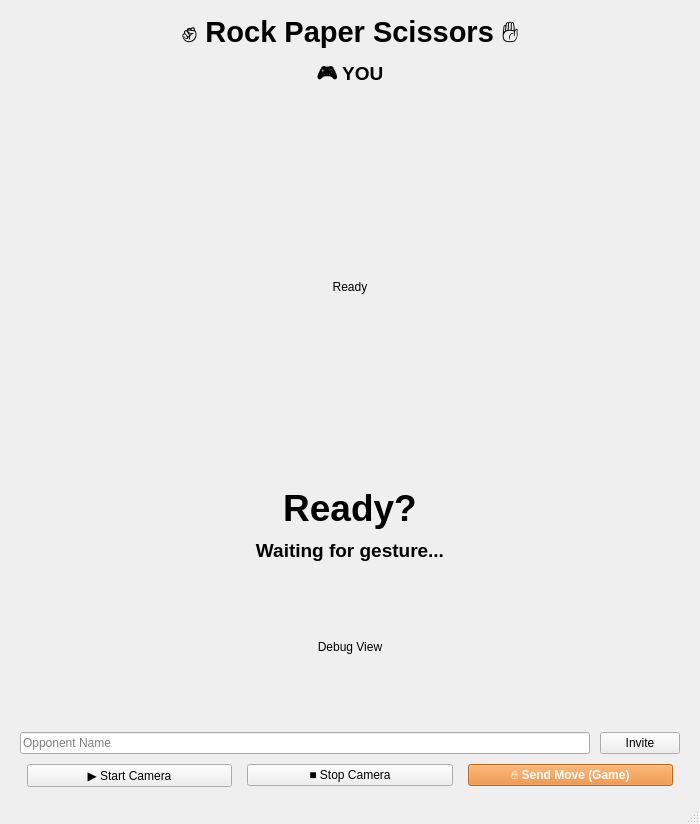
<?xml version="1.0" encoding="UTF-8"?>
<ui version="4.0">
 <class>MainWindow</class>
 <widget class="QMainWindow" name="MainWindow">
  <property name="geometry">
   <rect>
    <x>0</x>
    <y>0</y>
    <width>700</width>
    <height>650</height>
   </rect>
  </property>
  <property name="windowTitle">
   <string>Rock Paper Scissors</string>
  </property>
  <widget class="QWidget" name="centralwidget">
   <layout class="QVBoxLayout" name="mainLayout">
    <property name="leftMargin">
     <number>20</number>
    </property>
    <property name="topMargin">
     <number>15</number>
    </property>
    <property name="rightMargin">
     <number>20</number>
    </property>
    <property name="bottomMargin">
     <number>15</number>
    </property>
    <property name="spacing">
     <number>10</number>
    </property>
    <!-- Title -->
    <item>
     <widget class="QLabel" name="label_title">
      <property name="text">
       <string>✊ Rock Paper Scissors ✋</string>
      </property>
      <property name="alignment">
       <set>Qt::AlignCenter</set>
      </property>
      <property name="font">
       <font>
        <pointsize>22</pointsize>
        <bold>true</bold>
       </font>
      </property>
     </widget>
    </item>
    <!-- Player Camera Section -->
    <item>
     <layout class="QVBoxLayout" name="playerCol">
      <property name="spacing">
       <number>5</number>
      </property>
      <item>
       <widget class="QLabel" name="label_player_title">
        <property name="text">
         <string>🎮 YOU</string>
        </property>
        <property name="alignment">
         <set>Qt::AlignCenter</set>
        </property>
        <property name="font">
         <font>
          <pointsize>14</pointsize>
          <bold>true</bold>
         </font>
        </property>
       </widget>
      </item>
      <item>
       <widget class="QLabel" name="label_camera">
        <property name="minimumSize">
         <size>
          <width>450</width>
          <height>380</height>
         </size>
        </property>
        <property name="text">
         <string>Ready</string>
        </property>
        <property name="alignment">
         <set>Qt::AlignCenter</set>
        </property>
        <property name="scaledContents">
         <bool>false</bool>
        </property>
       </widget>
      </item>
     </layout>
    </item>
    <!-- Result Label -->
    <item>
     <widget class="QLabel" name="label_result">
      <property name="text">
       <string>Ready?</string>
      </property>
      <property name="alignment">
       <set>Qt::AlignCenter</set>
      </property>
      <property name="font">
       <font>
        <pointsize>28</pointsize>
        <bold>true</bold>
       </font>
      </property>
     </widget>
    </item>
    <!-- Gesture Label -->
    <item>
     <widget class="QLabel" name="label_fingers">
      <property name="text">
       <string>Waiting for gesture...</string>
      </property>
      <property name="alignment">
       <set>Qt::AlignCenter</set>
      </property>
      <property name="font">
       <font>
        <pointsize>14</pointsize>
        <bold>true</bold>
       </font>
      </property>
     </widget>
    </item>
    <!-- Debug Label (hidden by default in code) -->
    <item>
     <widget class="QLabel" name="label_debug">
      <property name="minimumSize">
       <size>
        <width>200</width>
        <height>150</height>
       </size>
      </property>
      <property name="text">
       <string>Debug View</string>
      </property>
      <property name="alignment">
       <set>Qt::AlignCenter</set>
      </property>
     </widget>
    </item>
    <!-- Invite Section -->
    <item>
     <layout class="QHBoxLayout" name="inviteLayout">
      <property name="spacing">
       <number>10</number>
      </property>
      <item>
       <widget class="QLineEdit" name="txtOpponent">
        <property name="placeholderText">
         <string>Opponent Name</string>
        </property>
       </widget>
      </item>
      <item>
       <widget class="QPushButton" name="btnInvite">
        <property name="text">
         <string>Invite</string>
        </property>
        <property name="cursor">
         <cursorShape>PointingHandCursor</cursorShape>
        </property>
       </widget>
      </item>
     </layout>
    </item>
    <!-- Button Row -->
    <item>
     <layout class="QHBoxLayout" name="buttonRow">
      <property name="spacing">
       <number>15</number>
      </property>
      <item>
       <spacer name="btnSpacerLeft">
        <property name="orientation">
         <enum>Qt::Horizontal</enum>
        </property>
       </spacer>
      </item>
      <item>
       <widget class="QPushButton" name="btn_start">
        <property name="text">
         <string>▶ Start Camera</string>
        </property>
        <property name="cursor">
         <cursorShape>PointingHandCursor</cursorShape>
        </property>
       </widget>
      </item>
      <item>
       <widget class="QPushButton" name="btn_stop">
        <property name="text">
         <string>■ Stop Camera</string>
        </property>
        <property name="cursor">
         <cursorShape>PointingHandCursor</cursorShape>
        </property>
       </widget>
      </item>
      <item>
       <widget class="QPushButton" name="btnPlayRound">
        <property name="enabled">
         <bool>false</bool>
        </property>
        <property name="text">
         <string>✋ Send Move (Game)</string>
        </property>
        <property name="cursor">
         <cursorShape>PointingHandCursor</cursorShape>
        </property>
        <property name="styleSheet">
         <string notr="true">background-color: #e67e22; color: white; font-weight: bold;</string>
        </property>
       </widget>
      </item>
      <item>
       <spacer name="btnSpacerRight">
        <property name="orientation">
         <enum>Qt::Horizontal</enum>
        </property>
       </spacer>
      </item>
     </layout>
    </item>
   </layout>
  </widget>
  <widget class="QMenuBar" name="menubar">
   <property name="geometry">
    <rect>
     <x>0</x>
     <y>0</y>
     <width>700</width>
     <height>25</height>
    </rect>
   </property>
  </widget>
  <widget class="QStatusBar" name="statusbar"/>
 </widget>
 <resources/>
 <connections/>
</ui>
